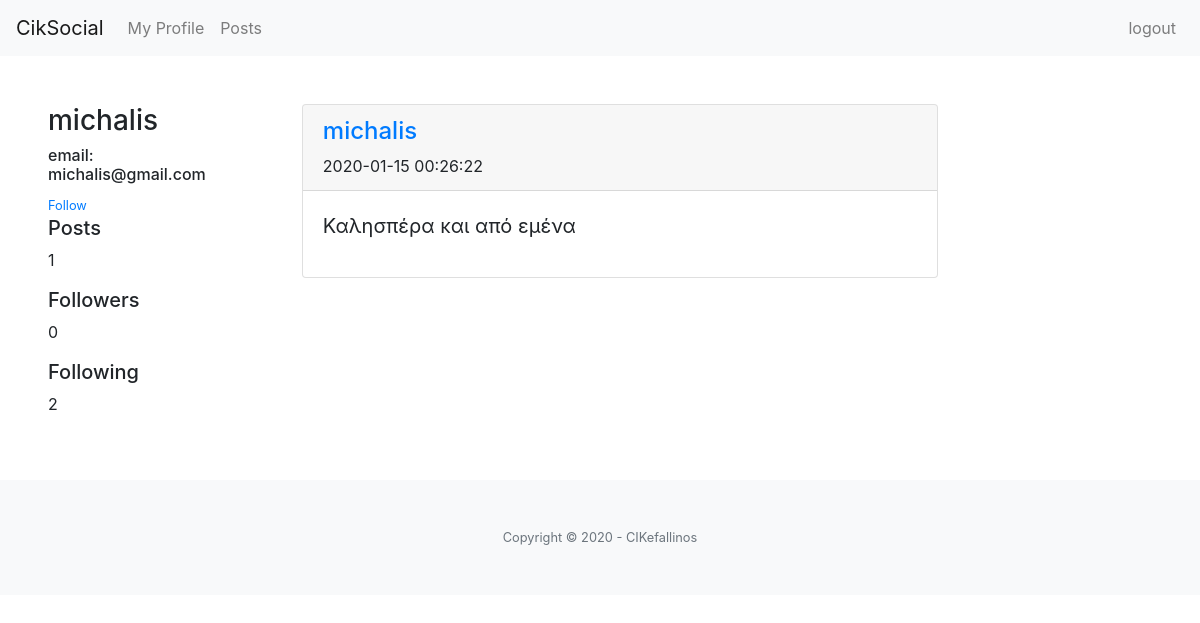
The app's page /profile/michalis (signed in) with its own data.
### models.py (models this page shows, shortened)
class User(UserMixin, Model):
	username = CharField(unique = True)
	email = CharField(unique = True)
	password = CharField(max_length = 100)
	joined_at = DateTimeField(default = datetime.datetime.now)
	is_admin = BooleanField(default = False)
	class Meta:
		database = DATABASE
		order_by = ('-joined_at',)
	'''
	def get_stream(self):
		return Post.select().where(
			(Post.user << self.following()),
			(Post.user == self)
			)
	'''
	def following(self):
		return(
			User.select().join(
				Relationship, on=Relationship.to_user
				).where(
					Relationship.from_user == self
				)
			)
	def followers(self):
		return(
			User.select().join(
				Relationship, on=Relationship.from_user
				).where(
					Relationship.to_user == self
				)
			)

class Post(Model):
	timestamp = DateTimeField(default = datetime.datetime.now)
	user = ForeignKeyField(
		User,
		related_name = 'posts'
	)
	content = TextField()
	class Meta:
		database = DATABASE
		order_by = ('-timestamp',)

### app.py (the view)
@app.route('/profile')
@app.route('/profile/<username>')
@login_required
def profile(username = None):
	template = 'profile.html'
	if username:
		try:
			user = models.User.select().where(models.User.username**username).get()
		except models.DoesNotExist:
			abort(404)
		else:
			stream = user.posts.limit(100)
	else:
		stream = current_user.get_posts().order_by(models.Post.timestamp.desc())
		user = current_user
	if username:
		template = 'profile.html'
	return render_template(template, stream = stream, user = user)

### app.py (called while the page is built)
@login_manager.user_loader
def load_user(userid):
	try:
		return models.User.get(models.User.id == userid)
	except models.DoesNotExist:
		return None

@app.before_request
def before_request():
	g.db = models.DATABASE
	g.db.connect()
	g.user = current_user

@app.after_request
def after_request(response):
	g.db.close()
	return response

### templates/profile.html (shortened to what this page needs)
{% extends 'base.html' %}
{% block content %}
      <div class="d-flex bd-highlight">
        <div class="p-5 w-25 bd-highlight">
            <h3>{{user.username}}</h3>
            <h6>email: {{user.email}}</h6>
                        {% if current_user.is_authenticated %}
                          {% if user != current_user %}
                            {% if not user in current_user.following() %}
                              <a href="{{ url_for('follow', username = user.username) }}" class="small">Follow</a>
                            {% else %}
                              <a href="{{ url_for('unfollow', username = user.username) }}" class="small">Unfollow</a>
                            {% endif %}
                          {% endif %}
                        {% endif %}
                  <h5>Posts</h5>
                  <p>{{ user.posts.count() }}</p>
                  <h5>Followers</h5>
                  <p>{{ user.followers().count() }}</p>
                  <h5>Following</h5>
                  <p>{{ user.following().count() }}</p>
        </div>
        <div class="p-5 w-100 bd-highlight">
             <div class="align-self-baseline">
             {% if stream %}
                        {% for post in stream%}
                            <div class="card">
                            <div class="card-header">
                            <h4> <a href="{{ url_for('profile', username=post.user.username) }}">{{post.user.username}}</a></h4>
                            <time date-time="{{ post.timestamp }}" class="disTime" datetime="{{ post.timestamp.strftime('%Y-%m-%d %H:%M:%S') }}">{{post.timestamp.strftime('%Y-%m-%d %H:%M:%S')}}</time>
                            </div>
                            <div class="card-body">
                                <blockquote class="blockquote mb-0">
                                <p>{{ post.content }}</p>
                                </blockquote>
                            </div>
                            </div>
                        {% endfor%}
                {% else %}
                  <p>There are not Posts yet</p>
                {% endif %}
            </div>
        </div>
        <div class="p-5 w-25 bd-highlight">
        </div>
        </div>
      {% endblock  %}

### records on screen
User: username "michalis", email "michalis@gmail.com"
Post: user.username "michalis", timestamp "2020-01-15 00:26:22", content "Καλησπέρα και από εμένα"

### other values on screen
{{ user.posts.count() }} "1"
{{ user.followers().count() }} "0"
{{ user.following().count() }} "2"
